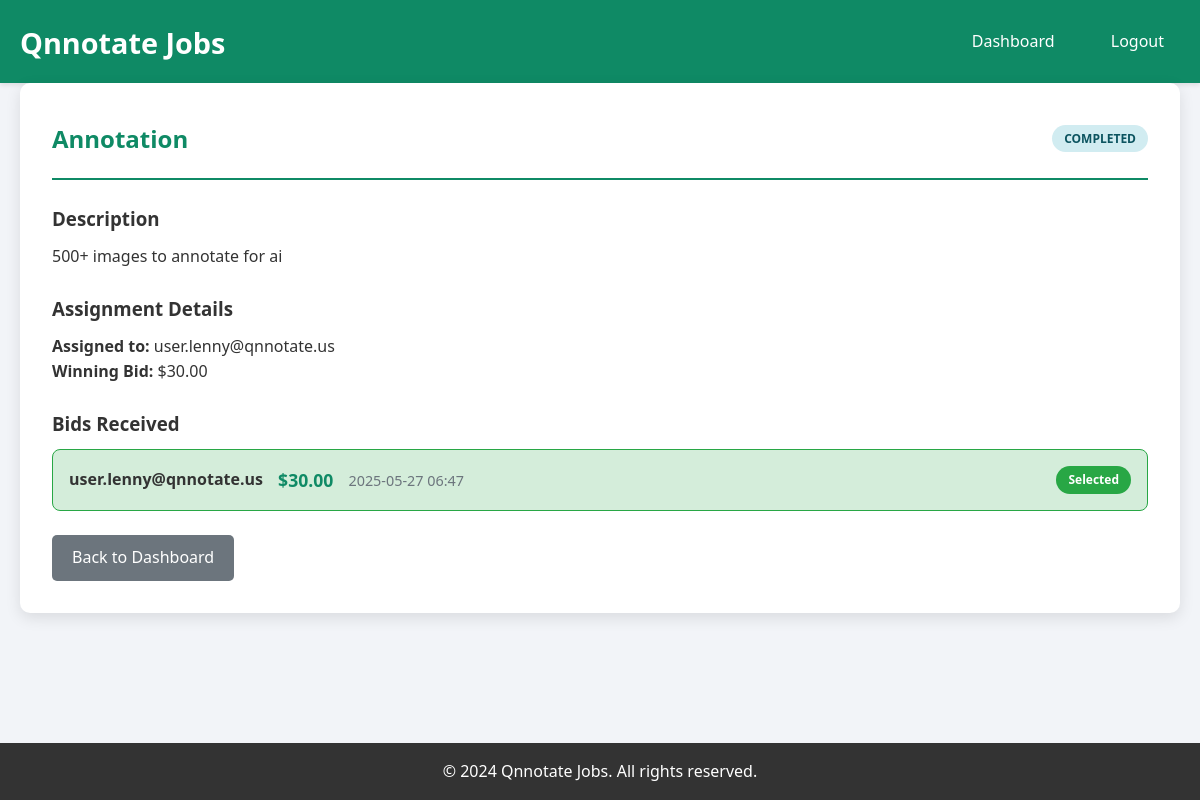
The page /admin/task_details/1 (signed in) on the database its author committed.
### models.py (models this page shows)
class Task(db.Model):
    id = db.Column(db.Integer, primary_key=True)
    title = db.Column(db.String(200), nullable=False)
    description = db.Column(db.Text, nullable=False)
    status = db.Column(db.String(50), default='open')  # open, assigned, completed
    created_at = db.Column(db.DateTime, default=datetime.utcnow)
    assigned_user_id = db.Column(db.Integer, db.ForeignKey('user.id'), nullable=True)
    winning_bid_amount = db.Column(db.Float, nullable=True)
    bids = db.relationship('Bid', backref='task', lazy=True)
    assigned_user = db.relationship('User', foreign_keys=[assigned_user_id])

class User(db.Model):
    id = db.Column(db.Integer, primary_key=True)
    username = db.Column(db.String(80), unique=True, nullable=False)
    password = db.Column(db.String(200), nullable=False)
    total_earnings = db.Column(db.Float, default=0.0)
    created_at = db.Column(db.DateTime, default=datetime.utcnow)
    bids = db.relationship('Bid', backref='user', lazy=True)

class Bid(db.Model):
    id = db.Column(db.Integer, primary_key=True)
    user_id = db.Column(db.Integer, db.ForeignKey('user.id'), nullable=False)
    task_id = db.Column(db.Integer, db.ForeignKey('task.id'), nullable=False)
    amount = db.Column(db.Float, nullable=False)
    created_at = db.Column(db.DateTime, default=datetime.utcnow)
    is_selected = db.Column(db.Boolean, default=False)

### app.py (the view)
@app.route('/admin/task_details/<int:task_id>')
def admin_task_details(task_id):
    if not session.get('admin'):
        return redirect(url_for('admin_login'))
    task = Task.query.get_or_404(task_id)
    bids = Bid.query.filter_by(task_id=task_id).all()
    return render_template('task_details.html', task=task, bids=bids, is_admin=True)

### templates/task_details.html (shortened to what this page needs)
{% extends "base.html" %}
{% block content %}
<div class="task-details">
    <div class="task-header">
        <h2>{{ task.title }}</h2>
        <div class="task-status status-{{ task.status }}">{{ task.status.title() }}</div>
    </div>
    <div class="task-description">
        <h3>Description</h3>
        <p>{{ task.description }}</p>
    </div>
    {% if task.assigned_user %}
    <div class="assigned-info">
        <h3>Assignment Details</h3>
        <p><strong>Assigned to:</strong> {{ task.assigned_user.username }}</p>
        <p><strong>Winning Bid:</strong> ${{ "%.2f"|format(task.winning_bid_amount) }}</p>
    </div>
    {% endif %}
    <div class="bids-section">
        <h3>Bids Received</h3>
        {% if bids %}
        <div class="bids-list">
            {% for bid in bids %}
            <div class="bid-item {% if bid.is_selected %}selected-bid{% endif %}">
                <div class="bid-info">
                    <strong>{{ bid.user.username }}</strong>
                    <span class="bid-amount">${{ "%.2f"|format(bid.amount) }}</span>
                    <span class="bid-date">{{ bid.created_at.strftime('%Y-%m-%d %H:%M') }}</span>
                </div>
                {% if bid.is_selected %}
                <div class="selected-indicator">Selected</div>
                {% endif %}
            </div>
            {% endfor %}
        </div>
        {% else %}
        <p>No bids received yet.</p>
        {% endif %}
    </div>
    <div class="task-actions">
        <a href="{{ url_for('admin_dashboard') }}" class="btn btn-secondary">Back to Dashboard</a>
    </div>
</div>
{% endblock %}

### static/style.css (style rules this page uses)
* { margin: 0; padding: 0; box-sizing: border-box; }
body { font-family: 'Segoe UI', Tahoma, Geneva, Verdana, sans-serif; background-color: #f2f4f8; color: #333; line-height: 1.6; }
.btn { display: inline-block; padding: 10px 20px; border: none; border-radius: 5px; text-decoration: none; cursor: pointer; font-size: 16px; transition: all 0.3s; text-align: center; }
.btn-secondary { background-color: #6c757d; color: white; }
.task-status { display: inline-block; padding: 4px 12px; border-radius: 20px; font-size: 12px; font-weight: bold; text-transform: uppercase; margin: 10px 0; }
.status-completed { background-color: #d1ecf1; color: #0c5460; }
.task-actions { margin-top: 15px; }
.bids-list { space-y: 10px; }
.bid-item { background: #f8f9fa; border: 1px solid #dee2e6; border-radius: 8px; padding: 1rem; margin-bottom: 10px; display: flex; justify-content: space-between; align-items: center; }
.bid-item.selected-bid { background: #d4edda; border-color: #28a745; }
.bid-info { display: flex; align-items: center; gap: 15px; }
.bid-amount { font-weight: bold; color: #0f8a65; font-size: 1.1rem; }
.bid-date { color: #6c757d; font-size: 0.9rem; }
.selected-indicator { background: #28a745; color: white; padding: 4px 12px; border-radius: 20px; font-size: 12px; font-weight: bold; }
.task-details { background: white; border-radius: 10px; padding: 2rem; box-shadow: 0 5px 15px rgba(0,0,0,0.1); }
.task-header { display: flex; justify-content: space-between; align-items: center; margin-bottom: 1.5rem; padding-bottom: 1rem; border-bottom: 2px solid #0f8a65; }
.task-header h2 { color: #0f8a65; }
.task-description, .assigned-info, .bids-section { margin-bottom: 1.5rem; }
.task-description h3, .assigned-info h3, .bids-section h3 { color: #333; margin-bottom: 10px; }

### rows shown on the page
Task: title "Annotation", status "COMPLETED", description "500+ images to annotate for ai", winning_bid_amount "30.00"
User: assigned_user.username "user.lenny@qnnotate.us"
Bid: user.username "user.lenny@qnnotate.us", amount "30.00", created_at "2025-05-27 06:47", is_selected "Selected"
